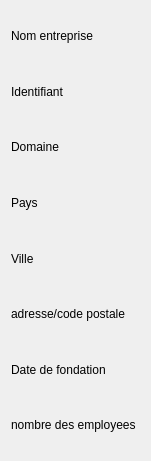
       <widget class="QWidget" name="verticalLayoutWidget_2">
        <property name="geometry">
         <rect>
          <x>40</x>
          <y>80</y>
          <width>151</width>
          <height>461</height>
         </rect>
        </property>
        <layout class="QVBoxLayout" name="verticalLayout_3">
         <item>
          <widget class="QLabel" name="label_17">
           <property name="text">
            <string>Nom entreprise </string>
           </property>
          </widget>
         </item>
         <item>
          <widget class="QLabel" name="label_19">
           <property name="text">
            <string>Identifiant</string>
           </property>
          </widget>
         </item>
         <item>
          <widget class="QLabel" name="label_18">
           <property name="text">
            <string>Domaine</string>
           </property>
          </widget>
         </item>
         <item>
          <widget class="QLabel" name="label_3">
           <property name="text">
            <string>Pays</string>
           </property>
          </widget>
         </item>
         <item>
          <widget class="QLabel" name="label">
           <property name="text">
            <string>Ville</string>
           </property>
          </widget>
         </item>
         <item>
          <widget class="QLabel" name="label_4">
           <property name="text">
            <string>adresse/code postale</string>
           </property>
          </widget>
         </item>
         <item>
          <widget class="QLabel" name="label_6">
           <property name="text">
            <string>Date de fondation </string>
           </property>
          </widget>
         </item>
         <item>
          <widget class="QLabel" name="label_7">
           <property name="text">
            <string>nombre des employees</string>
           </property>
          </widget>
         </item>
        </layout>
       </widget>
